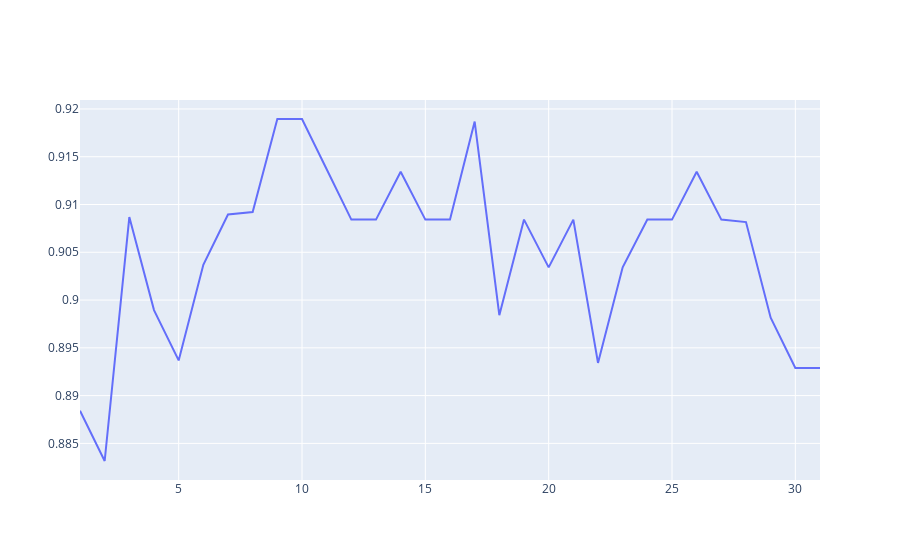

Source (notebook cell):
### Code cell
fig = go.Figure(data=go.Scatter(x=neighbors, y=scores))
fig.show()

### Figure 1 — Plotly figure (JSON) as saved in the notebook; plotly's stock layout.template omitted (floating-point values rounded to 4 significant figures)
{"data": [{"type": "scatter", "x": [1, 2, 3, 4, 5, 6, 7, 8, 9, 10, 11, 12, 13, 14, 15, 16, 17, 18, 19, 20, 21, 22, 23, 24, 25, 26, 27, 28, 29, 30, 31], "y": [0.8884, 0.8832, 0.9087, 0.8989, 0.8937, 0.9037, 0.9089, 0.9092, 0.9189, 0.9189, 0.9137, 0.9084, 0.9084, 0.9134, 0.9084, 0.9084, 0.9187, 0.8984, 0.9084, 0.9034, 0.9084, 0.8934, 0.9034, 0.9084, 0.9084, 0.9134, 0.9084, 0.9082, 0.8982, 0.8929, 0.8929]}], "layout": {}}
